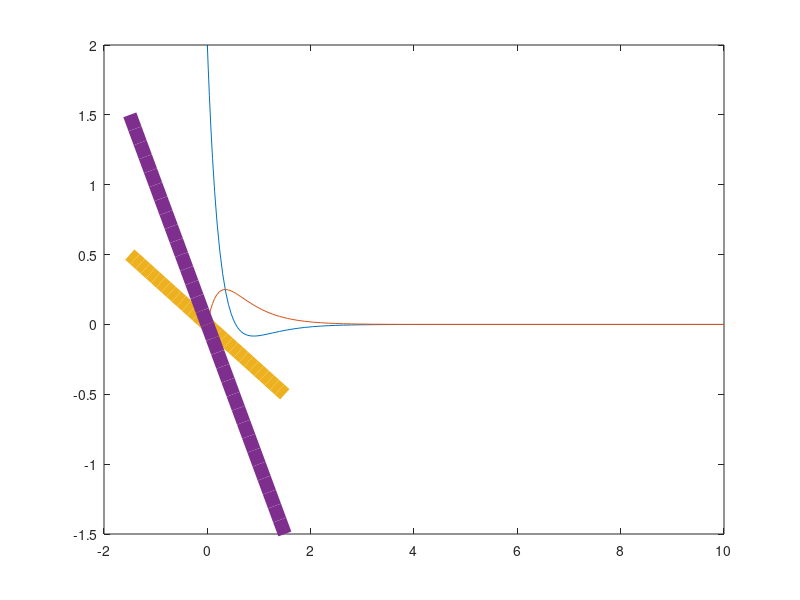

Recreate this plot in MATLAB. (Note: this script raises an error after producing the figure.)
A = [-5 -3; 1 -1];

function [t,x] = system_simulation(A)
    ode_sys = @(t,x) [A(1,1)*x(1)+A(1,2)*x(2);A(2,1)*x(1)+A(2,2)*x(2)]; # Définition système
    [t,x] = ode23 (ode_sys, [0, 10], [2, 0]); # Résolution système
endfunction

[t,x] = system_simulation(A);
plot(t,x)

# 2. Dessiner les droites correspondants aux vecteurs propres et le sense des trajectoires associés
function [eigenline_1,eigenline_2,V] = compute_eigenlines(A,line_range)
    [V,L] = eig(A);
    eigenline_1 = (V(2,1)/V(1,1)) * line_range;
    eigenline_2 = (V(2,2)/V(1,2)) * line_range;
endfunction

function [line_range,eigenline_1,eigenline_2] = plot_eigenlines(A)
    line_range = -1.5:.1:1.5;
    [eigenline_1,eigenline_2,V] = compute_eigenlines(A,line_range);
    hold on;
    plot(line_range,eigenline_1,"linewidth",10);
    plot(line_range,eigenline_2,"linewidth",10);
    quiver([0;0],[0;0],V(1,:),V(2,:),"linewidth",10,"color","k");
    legend("v_1","v_2","location","south");
endfunction

[line_range,eigenline_1,eigenline_2] = plot_eigenlines(A);

# 3. Calculer les isoclines
function [isocline_1,isocline_2] = compute_isoclines(A,line_range)
    isocline_1 = -(A(1,1)/A(1,2)) * line_range;
    isocline_2 = -(A(2,1)/A(2,2)) * line_range;
endfunction

function [line_range,isocline_1,isocline_2] = plot_isoclines(A)
    line_range = -1.5:.1:1.5;
    [isocline_1,isocline_2] = compute_isoclines(A,line_range);
    hold on;
    plot(line_range,isocline_1,"linewidth",5);
    plot(line_range,isocline_2,"linewidth",5);
    legend("isocline_1","isocline_2","location","south");
endfunction

[line_range,isocline_1,isocline_2] = plot_isoclines(A);

# 4. Portrait de phase complet
function [x1,x2,x1p,x2p] = plot_portrait_phase_complete(A)
    #grid for plotting
    x1range=-1.5:.1:1.5;
    x2range=-1.5:.1:1.5;
    [x1,x2] = meshgrid(x1range, x2range);


    # Define the system to plot (based on matrix A)
    x1p = A(1,1)*x1+A(1,2)*x2;
    x2p = A(2,1)*x1+A(2,2)*x2;

    #Normalize values for plotting
    norms=sqrt(x1p.^2+x2p.^2);
    
    [eigenline_1,eigenline_2,V] = compute_eigenlines(A,x1range);
    [isocline_1,isocline_2] = compute_isoclines(A,x1range);
    
    # Vector field plot
    hold on;
    quiver(x1,x2,x1p./norms,x2p./norms,0.5);
    # Isoclines
    plot(x1range,isocline_1,"linewidth",5);
    plot(x1range,isocline_2,"linewidth",5);
    # Vecteurs propres
    plot(x1range,eigenline_1,"linewidth",5);
    plot(x1range,eigenline_2,"linewidth",5);
    legend("field","v_1","v_2","isocline_1","isocline_2","location","south","orientation", "horizontal");
    
endfunction

[x1,x2,x1p,x2p] = plot_portrait_phase_complete(A);
